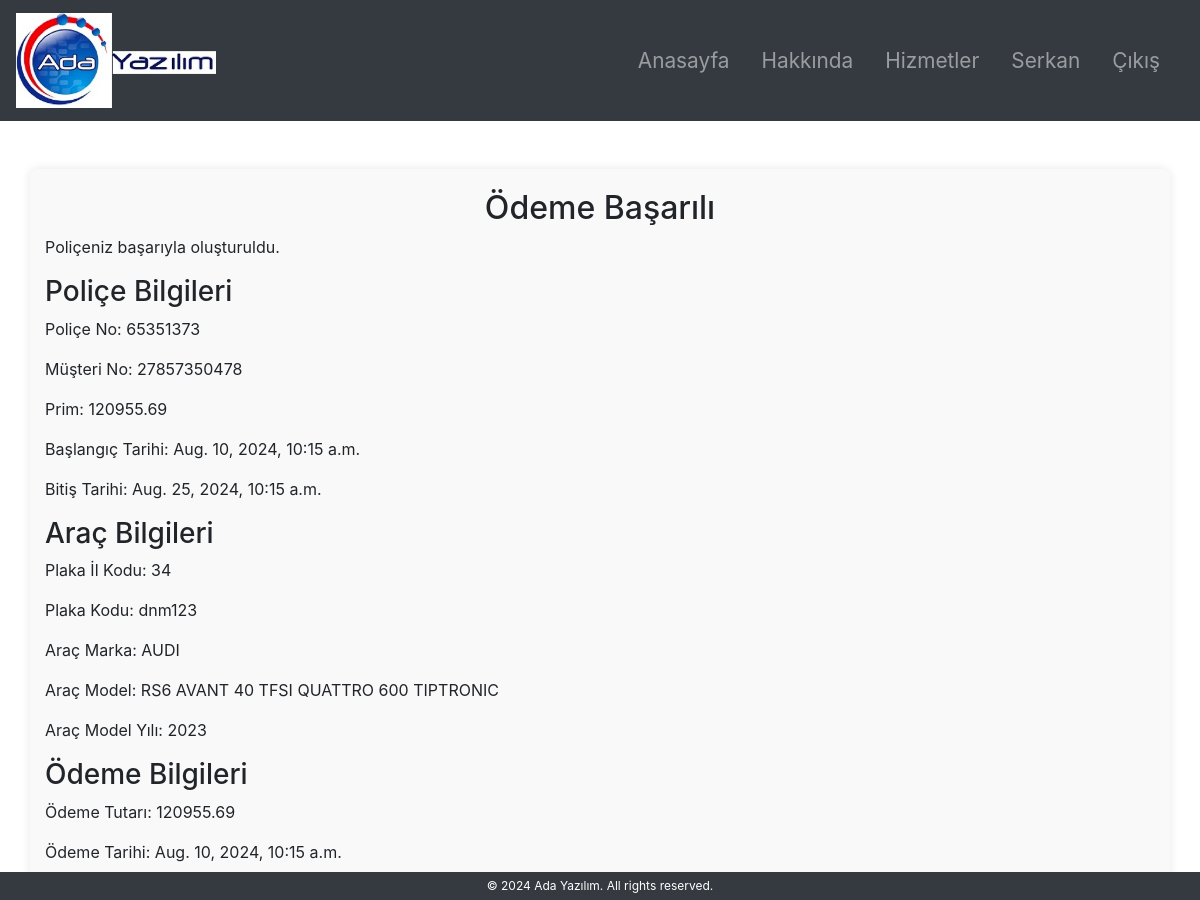
/services/payment_success/65/ (signed in), run on the app's committed database.
### accounts/models.py (models this page shows, shortened)
class MyUser(AbstractBaseUser, PermissionsMixin):
    Id_No = models.CharField(max_length=11, unique=True)
    first_name = models.CharField(max_length=30)
    last_name = models.CharField(max_length=30)
    city = models.CharField(max_length=30)
    district = models.CharField(max_length=30)
    phone = models.CharField(max_length=15)
    email = models.EmailField(unique=True)
    is_active = models.BooleanField(default=True)
    is_staff = models.BooleanField(default=False)
    is_superuser = models.BooleanField(default=False)
    objects = MyUserManager()
    USERNAME_FIELD = 'Id_No'
    REQUIRED_FIELDS = ['first_name', 'last_name', 'email']
    """
    def clean(self):
        super().clean()
        if len(self.Id_No) != 11:
            raise ValidationError(_('Id_No must be exactly 11 characters long.'))
    """
    def __str__(self):
        return self.Id_No

### services/models.py (models this page shows, shortened)
class Police(models.Model):
    POLICE_STATUS_CHOICES = [
        ('T', 'Teklif'),
        ('P', 'Poliçeleşmiş')
    ]
    police_no = models.IntegerField(unique=True)
    musteri_no = models.ForeignKey(settings.AUTH_USER_MODEL, on_delete=models.CASCADE)
    status = models.CharField(max_length=1, choices=POLICE_STATUS_CHOICES, null= False, blank= False)
    brans_kodu = models.CharField(max_length=3)
    prim = models.DecimalField(max_digits=10, decimal_places=2)
    onaylayan = models.ForeignKey(settings.AUTH_USER_MODEL, related_name='onaylayan', on_delete=models.CASCADE)
    tanzim_tarihi = models.DateTimeField(auto_now_add=True)
    baslangic_tarihi = models.DateTimeField()
    bitis_tarihi = models.DateTimeField()
    class Meta:
        verbose_name_plural = 'Poliçeler'

class AracBilgileri(models.Model):
    police_no = models.OneToOneField(Police, on_delete=models.CASCADE)
    plaka_il_kodu = models.IntegerField()
    plaka_kodu = models.CharField(max_length=10)
    arac_marka = models.CharField(max_length=255)
    arac_model = models.CharField(max_length=255)
    arac_model_yili = models.IntegerField()
    motor_no = models.CharField(max_length=50, blank=True)
    sasi_no = models.CharField(max_length=50, blank=True)
    teklif_fiyati = models.DecimalField(max_digits=10, decimal_places=2)
    class Meta:
        verbose_name_plural = 'Poliçe Araç Bilgileri'

class OdemeBilgileri(models.Model):
    police_no = models.OneToOneField(Police, on_delete=models.CASCADE)
    odeme_tutari = models.DecimalField(max_digits=10, decimal_places=2)
    odeme_tarihi = models.DateTimeField(auto_now_add=True)
    kredi_kart_no = models.CharField(max_length=16)
    kredi_kart_sahibi = models.CharField(max_length=100)
    son_kullanma_tarihi = models.CharField(max_length=5)
    cvv = models.CharField(max_length=3)
    class Meta:
        verbose_name_plural = 'Ödeme Bilgileri'

### services/views.py (the view, shortened to what this page needs)
# urls.py: path('payment_success/<int:police_id>/', views.payment_success, name='payment_success'),
def payment_success(request, police_id):
    police = Police.objects.get(id=police_id)
    if police.brans_kodu == '610':  # Sağlık branş kodu
        saglik_bilgileri = SaglikBilgileri.objects.get(police_no=police)
        odeme_bilgileri = OdemeBilgileri.objects.get(police_no=police)
        saglik_bilgileri_formatted = {
            'yatarak_tedavi': 'Evet' if saglik_bilgileri.yatarak_tedavi else 'Hayır',
            'ayakta_tedavi': 'Evet' if saglik_bilgileri.ayakta_tedavi else 'Hayır',
            'asistans_paketi': 'Evet' if saglik_bilgileri.asistans_paketi else 'Hayır',
            'doktor_danismanlik_hizmetleri': 'Evet' if saglik_bilgileri.doktor_danismanlik_hizmetleri else 'Hayır'
        }
        return render(request, 'services/payment_success.html', {
            'police': police,
            'saglik_bilgileri': saglik_bilgileri_formatted,
            'odeme_bilgileri': odeme_bilgileri
        })
    elif police.brans_kodu == '340':  # Kasko branş kodu
        arac_bilgileri = AracBilgileri.objects.get(police_no=police)
        odeme_bilgileri = OdemeBilgileri.objects.get(police_no=police)
        return render(request, 'services/payment_success.html', {
            'police': police,
            'arac_bilgileri': arac_bilgileri,
            'odeme_bilgileri': odeme_bilgileri
        })
    else:
        return render(request, 'services/payment_success.html', {
            'police': police
        })

### templates/services/payment_success.html (shortened to what this page needs)
<!DOCTYPE html>
<html lang="en">
<head>
    {% load static %}
    <link rel="stylesheet" href="{% static 'css/style.css' %}">
    <link rel="stylesheet" href="https://stackpath.bootstrapcdn.com/bootstrap/4.3.1/css/bootstrap.min.css">
</head>
<body>
    {% include 'navbar.html' %}
    <div class="container mt-5">
        <h2>Ödeme Başarılı</h2>
        <p>Poliçeniz başarıyla oluşturuldu.</p>
        <h3>Poliçe Bilgileri</h3>
        <p>Poliçe No: {{ police.police_no }}</p>
        <p>Müşteri No: {{ police.musteri_no }}</p>
        <p>Prim: {{ police.prim }}</p>
        <p>Başlangıç Tarihi: {{ police.baslangic_tarihi }}</p>
        <p>Bitiş Tarihi: {{ police.bitis_tarihi }}</p>
        {% if police.brans_kodu == '610' %}
        <h3>Sağlık Sigortası Bilgileri</h3>
        <p>Yatarak Tedavi: {{ saglik_bilgileri.yatarak_tedavi }}</p>
        <p>Ayakta Tedavi: {{ saglik_bilgileri.ayakta_tedavi }}</p>
        <p>Asistans Paketi: {{ saglik_bilgileri.asistans_paketi }}</p>
        <p>Doktor Danışmanlık Hizmetleri: {{ saglik_bilgileri.doktor_danismanlik_hizmetleri }}</p>
        {% elif police.brans_kodu == '340' %}
        <h3>Araç Bilgileri</h3>
        <p>Plaka İl Kodu: {{ arac_bilgileri.plaka_il_kodu }}</p>
        <p>Plaka Kodu: {{ arac_bilgileri.plaka_kodu }}</p>
        <p>Araç Marka: {{ arac_bilgileri.arac_marka }}</p>
        <p>Araç Model: {{ arac_bilgileri.arac_model }}</p>
        <p>Araç Model Yılı: {{ arac_bilgileri.arac_model_yili }}</p>
        {% endif %}
        <h3>Ödeme Bilgileri</h3>
        <p>Ödeme Tutarı: {{ odeme_bilgileri.odeme_tutari }}</p>
        <p>Ödeme Tarihi: {{ odeme_bilgileri.odeme_tarihi }}</p>
    </div>
    {% include 'footer.html' %}
</body>
</html>

### templates/navbar.html (shortened to what this page needs)
{% load static %}
<nav class="navbar navbar-expand-lg navbar-dark bg-dark">
    <a class="navbar-brand" href="{% url 'home' %}">
        <img src="{% static 'images/adalogo.png' %}" alt="Logo" width="200" height="100">
    </a>
    <div class="collapse navbar-collapse" id="navbarNav">
        <ul class="navbar-nav ml-auto">
            <li class="nav-item {% if request.path == '/' %}active{% endif %}">
                <a class="nav-link" href="{% url 'home' %}">Anasayfa</a>
            </li>
            <li class="nav-item {% if request.path == '/accounts/about/' %}active{% endif %}">
                <a class="nav-link" href="{% url 'about' %}">Hakkında</a>
            </li>
            <li class="nav-item {% if request.path == '/policies/services/' %}active{% endif %}">
                <a class="nav-link" href="{% url 'services' %}">Hizmetler</a>
            </li>
            {% if user.is_authenticated %}
                <li class="nav-item {% if request.path == '/accounts/user_profile/' %}active{% endif %}">
                    <a class="nav-link" href="{% url 'user_profile' %}">{{ user.first_name }}</a>
                </li>
                <li class="nav-item {% if request.path == '/accounts/logout/' %}active{% endif %}">
                    <a class="nav-link" href="{% url 'logout' %}">Çıkış</a>
                </li>
            {% endif %}
        </ul>
    </div>
</nav>

### static/css/style.css (style rules this page uses)
body { background-color: #f8f9fa; font-family: Arial, sans-serif; }
.navbar { display: flex; justify-content: space-between; align-items: center; padding: 1rem; background-color: #343a40; }
.navbar-brand { font-size: 1.5rem; color: white; }
.navbar-nav { display: flex; list-style: none; margin: 0; padding: 0; }
.navbar-nav li { margin-right: 1rem; }
.navbar-nav li a { color: white; text-decoration: none; font-size: 1.3rem; }
.container { max-width: 600px; margin: 0 auto; padding: 20px; background-color: #f9f9f9; border-radius: 8px; box-shadow: 0 0 10px rgba(0, 0, 0, 0.1); }
img { max-width: 100%; height: auto; }
h2 { text-align: center; }

### data on the page
MyUser: first_name "Serkan"
Police: police_no "65351373", musteri_no "27857350478", prim "120955.69", baslangic_tarihi "Aug. 10, 2024, 10:15 a.m.", bitis_tarihi "Aug. 25, 2024, 10:15 a.m."
AracBilgileri: plaka_il_kodu "34", plaka_kodu "dnm123", arac_marka "AUDI", arac_model "RS6 AVANT 40 TFSI QUATTRO 600 TIPTRONIC", arac_model_yili "2023"
OdemeBilgileri: odeme_tutari "120955.69", odeme_tarihi "Aug. 10, 2024, 10:15 a.m."
